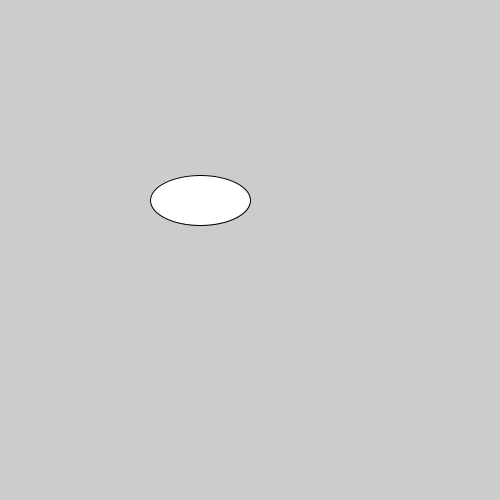
Frame 1 (no input)
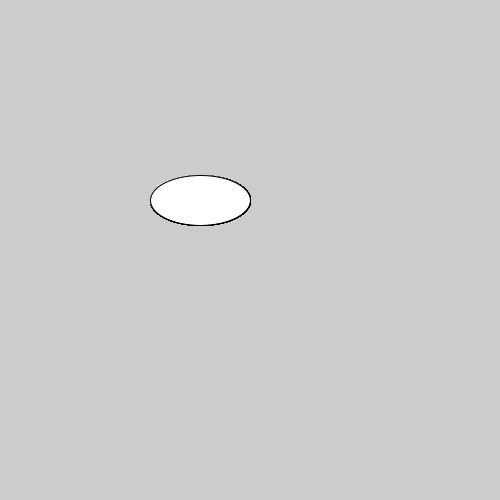
Frame 60 (the mouse pressed at the canvas centre just before this capture)
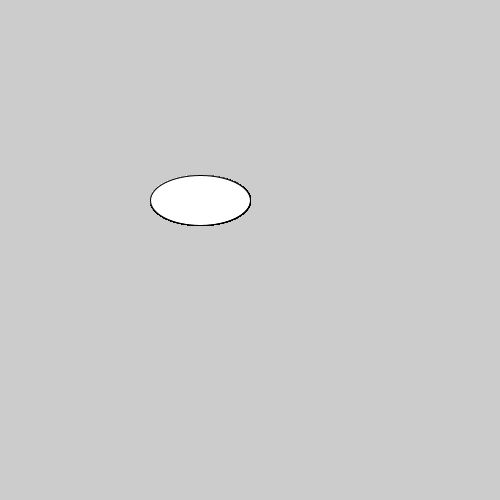
Frame 120 (the mouse held since frame 60 and released just before this capture)

The Processing sketch that drew these frames (run headless with seeded random() and noise(); from frame 60 on, the mouse is pressed at the canvas centre):

// Processing sketch: W1_3
// ── W1_3.pde
void setup()
{
  size(500, 500);
  smooth();
}

void draw()
{
    ellipse(200, 200, 100, 50);
}
